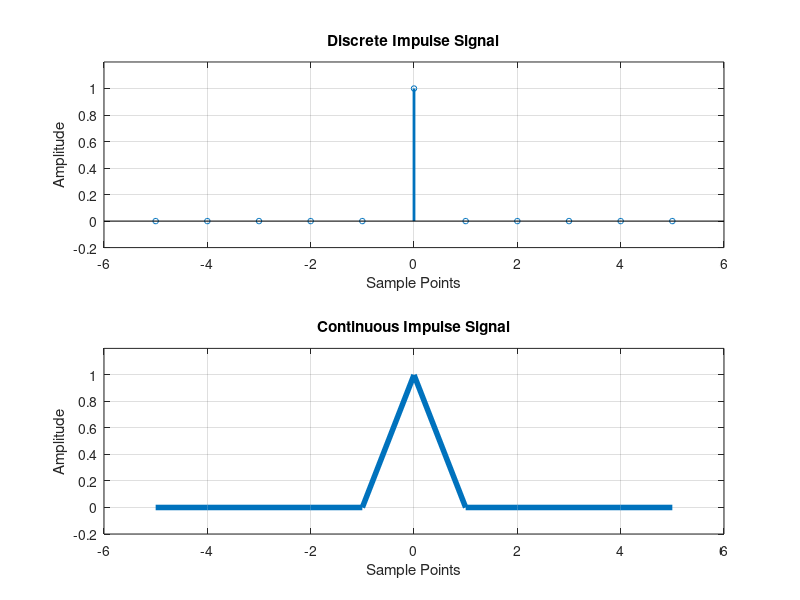

This chart was generated by the following MATLAB code:
% GENERATION OF UNIT IMPULSE SIGNAL

clc;
clf;

n1 = input("Enter the starting point of the signal: n_start = ");
n2 = input("Enter the ending point of the signal: n_end = \n");

% Declaring the axis of the signal
sample_points = -n1:1:n2;
amplitude = [zeros(1, n1) 1 zeros(1, n2)];

% Determine max and min amplitude values
max_amplitude = max(amplitude);
min_amplitude = min(amplitude);

% Set y-axis limits
y_min = min_amplitude - 0.2;
y_max = max_amplitude + 0.2;


% Subplot for discrete impulse signal
subplot(2, 1, 1);
stem(sample_points, amplitude, 'LineWidth', 2, 'MarkerSize', 4);
xlabel("Sample Points");
ylabel("Amplitude");
title("Discrete Impulse Signal");
grid on;
% Adjust y-axis limits
ylim([y_min y_max]);

% Subplot for continuous impulse signal
subplot(2, 1, 2);
plot(sample_points, amplitude, 'LineWidth', 4); 
xlabel("Sample Points");
ylabel("Amplitude");
title("Continuous Impulse Signal");
grid on;
% Adjust y-axis limits
ylim([y_min y_max]);